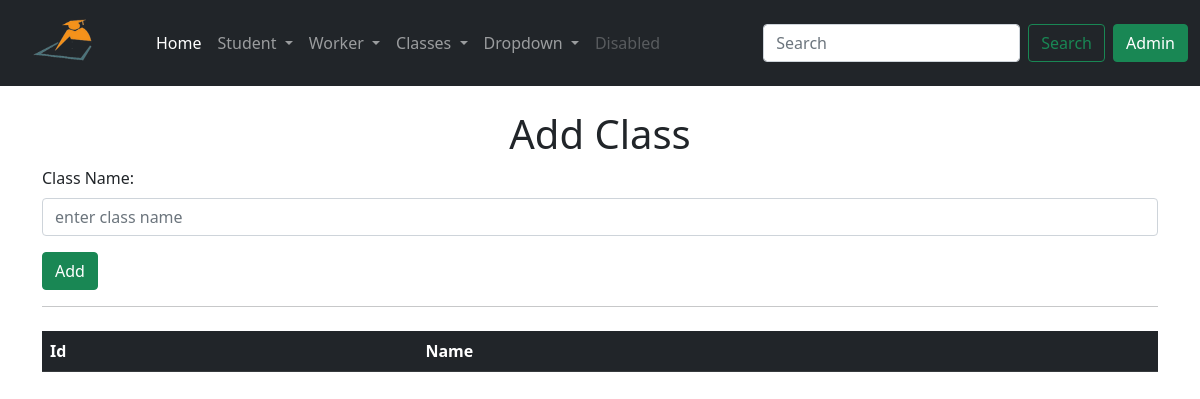
/add_class, run on an earlier commit of the app's database.
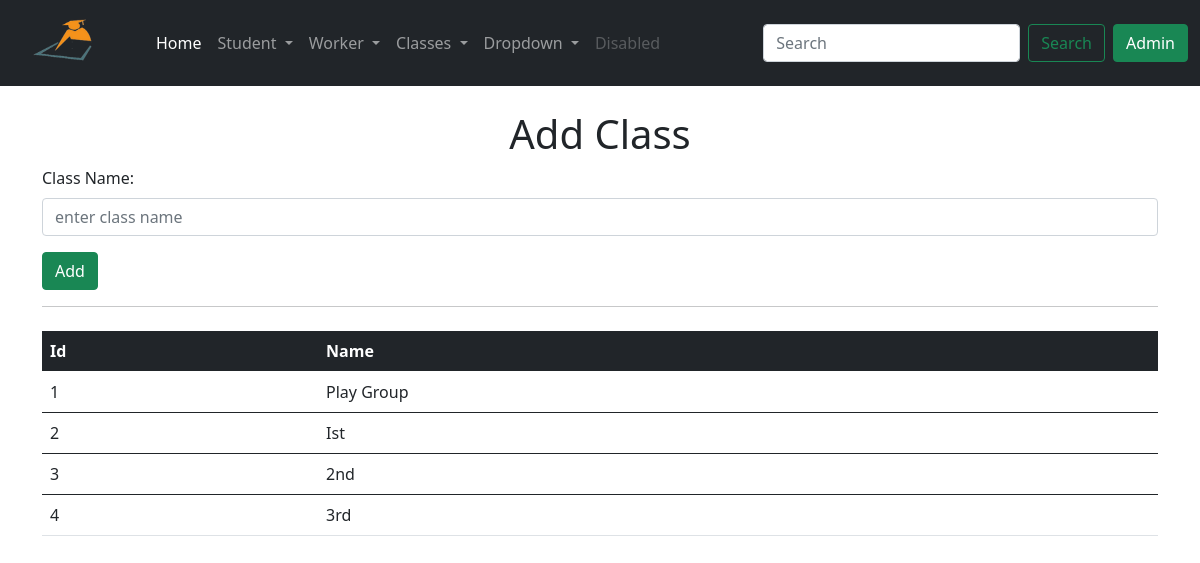
And on a later commit of the database.
### app/models.py (models this page shows, shortened)
class Class(db.Model):
    id = db.Column(db.Integer, primary_key=True)
    cls_name = db.Column(db.String(64), index=True)
    student = db.relationship('Student', backref='stdclass')

### app/routes.py (the view)
@app.route('/add_class', methods=['GET', 'POST'])
def add_class():
    classes = Class.query.all()
    if request.method == 'POST':
        cls_name = request.form['cls_name']
        db.session.add(Class(cls_name=cls_name))
        db.session.commit()
        return redirect(url_for('add_class'))
    return render_template('add_class.html', classes=classes)

### app/templates/add_class.html
{% extends 'base.html' %}
{% block content %}
<div class="container">
<h1 class="text-center mt-4">Add Class</h1>
<form method="POST">
    <div class="mb-3">
      <label for="Inputname" class="form-label">Class Name:</label>
      <input type="text" class="form-control" name="cls_name" id="Inputname" placeholder="enter class name" required>
    </div>
    <button type="submit" class="btn btn-success">Add</button>
</form>
<hr>
<table class="table mt-4">
    <thead class="table-dark">
      <tr>
        <th scope="col">Id</th>
        <th scope="col">Name</th>
      </tr>
    </thead>
    {% for class in classes %}
    <tbody>
      <tr>
        <td> {{ class.id }}</td>
        <td> {{ class.cls_name }} </td>
      </tr>
    </tbody>
    {% endfor %}
  </table>
</div>
{% endblock %}

### app/templates/base.html (shortened to what this page needs)
<!DOCTYPE html>
<html lang="en">
<head>
    <link href="https://cdn.jsdelivr.net/npm/bootstrap@5.0.0-beta2/dist/css/bootstrap.min.css" rel="stylesheet">
</head>
<body>
    {% include 'nav.html' %}
    {% block content %} {% endblock %}
</body>
</html>

### app/templates/nav.html (shortened to what this page needs)
<nav class="navbar navbar-expand-lg navbar-dark bg-dark">
    <div class="container-fluid">
      <a class="navbar-brand" href="{{ url_for('index') }}"><img src=" {{ url_for('static', filename='image/rsz_1logo.png')}} " class="brand_logo " width="120px" height="60px"  alt="Logo"></a>
      <div class="collapse navbar-collapse" id="navbarSupportedContent">
        <ul class="navbar-nav me-auto mb-2 mb-lg-0">
          <li class="nav-item">
            <a class="nav-link active" aria-current="page" href="{{ url_for('index') }}">Home</a>
          </li>
          <li class="nav-item dropdown">
            <a class="nav-link dropdown-toggle" href="#" id="navbarDropdown" role="button" data-bs-toggle="dropdown" aria-expanded="false">
              Student
            </a>
          </li>
          <li class="nav-item dropdown">
            <a class="nav-link dropdown-toggle" href="#" id="navbarDropdown" role="button" data-bs-toggle="dropdown" aria-expanded="false">
              Worker
            </a>
          </li>
          <li class="nav-item dropdown">
            <a class="nav-link dropdown-toggle" href="#" id="navbarDropdown" role="button" data-bs-toggle="dropdown" aria-expanded="false">
              Classes
            </a>
          </li>
          <li class="nav-item dropdown">
            <a class="nav-link dropdown-toggle" href="#" id="navbarDropdown" role="button" data-bs-toggle="dropdown" aria-expanded="false">
              Dropdown
            </a>
          </li>
          <li class="nav-item">
            <a class="nav-link disabled" href="#" tabindex="-1" >Disabled</a>
          </li>
        </ul>
        <form class="d-flex">
          <input class="form-control me-2" type="search" placeholder="Search" aria-label="Search">
          <button class="btn btn-outline-success" type="submit">Search</button>
        </form>
        {% if current_user.is_anonymous %}
        <a href="{{ url_for('admin_login') }}"><button class="btn btn-success ms-2">Admin</button></a>
        {% else %}
        <a href="{{ url_for('admin_logout') }}"><button class="btn btn-success ms-2">LogOut</button></a>
        {% endif %}
      </div>
    </div>
  </nav>

What changed in the data, as far as the page shows it:
added Class: id "1", cls_name "Play Group"
added Class: id "2", cls_name "Ist"
added Class: id "3", cls_name "2nd"
added Class: id "4", cls_name "3rd"
